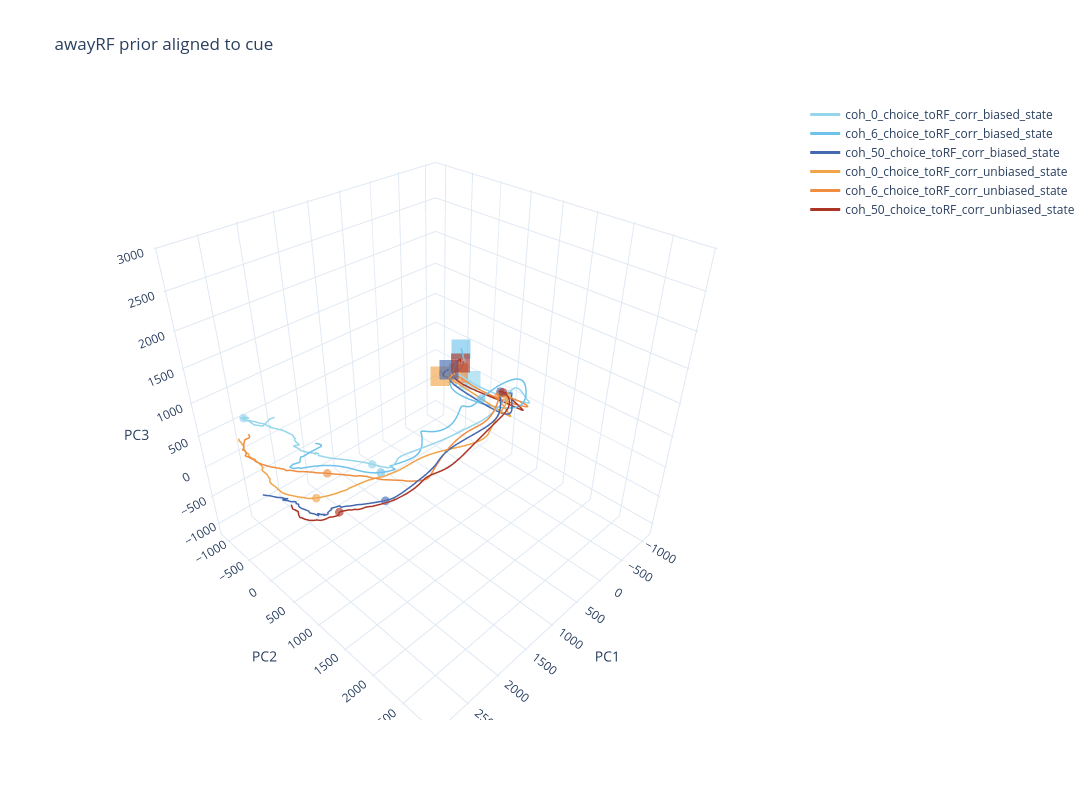

This figure's notebook cell:
### Markdown cell above
#### awayRF sessions

### Code cell
alignment = "cue"
state_values = ["biased_state", "unbiased_state"]  # States

# [x_choice,y_choice,z_choice] = awayRF_pc_weights[alignment][:,:3].T @ choice_axis['awayRF_prior'][alignment]
# [x_stimulus,y_stimulus,z_stimulus] = awayRF_pc_weights[alignment][:,:3].T @ stimulus_axis['awayRF_prior'][alignment]
# [x_bias,y_bias,z_bias] = awayRF_pc_weights[alignment][:,:3].T @ bias_axis['awayRF_prior'][alignment]

# Define colors for each coherence level
alignment_dict = ephys_config["alignment_settings_GP"][alignment]
conditions = [
	"coh_0_choice_toRF_corr",
	"coh_6_choice_toRF_corr",
	# "coh_20_choice_toRF_corr",
	"coh_50_choice_toRF_corr",
	# "coh_0_choice_awayRF_corr",
	# "coh_6_choice_awayRF_corr",
	# "coh_20_choice_awayRF_corr",
	# "coh_50_choice_awayRF_corr"
]

if alignment == "response":
	timepoints_list = np.arange(0, alignment_dict["end_time_ms"] - alignment_dict["start_time_ms"] + 1, 50)
else:
	timepoints_list = np.arange(0, alignment_dict["end_time_ms"] - alignment_dict["start_time_ms"] + 1, 100)

#trim projection to onset time
mean_bias_projection = pc_projection_biased_state_awayRF_prior["mean"][alignment]
mean_unbias_projection = pc_projection_unbiased_state_awayRF_prior["mean"][alignment]
for key in mean_projection:
    mean_bias_projection[key] = mean_bias_projection[key][:,- alignment_dict["start_time_ms"]:]
    mean_unbias_projection[key] = mean_unbias_projection[key][:,- alignment_dict["start_time_ms"]:]
onset_time = 0
timepoints_list=np.arange(100, alignment_dict["end_time_ms"]  + 1, 100)

# Create a figure
fig = go.Figure()
plot_pca_projection(fig, conditions, state_values,
                    mean_bias_projection, mean_unbias_projection,
                    timepoints_list=timepoints_list, onset_time = onset_time,axes=(0,1,2))
magnif = 50
# add_axis_arrow(fig,x_stimulus*magnif,y_stimulus*magnif,z_stimulus*magnif,color = 'black',legend='Stimulus Axis')
# add_axis_arrow(fig,x_choice*magnif,y_choice*magnif,z_choice*magnif,color = 'red',legend='Choice Axis')
# add_axis_arrow(fig,x_bias*magnif,y_bias*magnif,z_bias*magnif,color = 'blue',legend='Bias Axis')

fig.update_layout(width=1200, height=800, title=f"awayRF prior aligned to {alignment}")

fig.show()
fig.write_html("PCA - awayRF prior.html")

### Figure 1 — Plotly figure (JSON) as saved in the notebook; plotly's stock layout.template omitted (floating-point values rounded to 4 significant figures; data arrays with more than 128 entries replaced by an {"elided": "..."} marker saying what was removed)
{"data": [{"line": {"dash": "solid", "width": 3}, "marker": {"color": "#96D6EC", "opacity": 1, "size": 2, "symbol": "circle"}, "mode": "lines", "name": "coh_0_choice_toRF_corr_biased_state", "opacity": 1, "showlegend": true, "type": "scatter3d", "x": {"elided": "801 float values"}, "y": {"elided": "801 float values"}, "z": {"elided": "801 float values"}}, {"line": {"dash": "solid", "width": 3}, "marker": {"color": "#6FC3EB", "opacity": 1, "size": 2, "symbol": "circle"}, "mode": "lines", "name": "coh_6_choice_toRF_corr_biased_state", "opacity": 1, "showlegend": true, "type": "scatter3d", "x": {"elided": "801 float values"}, "y": {"elided": "801 float values"}, "z": {"elided": "801 float values"}}, {"line": {"dash": "solid", "width": 3}, "marker": {"color": "#4469B1", "opacity": 1, "size": 2, "symbol": "circle"}, "mode": "lines", "name": "coh_50_choice_toRF_corr_biased_state", "opacity": 1, "showlegend": true, "type": "scatter3d", "x": {"elided": "801 float values"}, "y": {"elided": "801 float values"}, "z": {"elided": "801 float values"}}, {"line": {"dash": "solid", "width": 3}, "marker": {"color": "#F2A448", "opacity": 1, "size": 2, "symbol": "circle"}, "mode": "lines", "name": "coh_0_choice_toRF_corr_unbiased_state", "opacity": 1, "showlegend": true, "type": "scatter3d", "x": {"elided": "801 float values"}, "y": {"elided": "801 float values"}, "z": {"elided": "801 float values"}}, {"line": {"dash": "solid", "width": 3}, "marker": {"color": "#EF8D41", "opacity": 1, "size": 2, "symbol": "circle"}, "mode": "lines", "name": "coh_6_choice_toRF_corr_unbiased_state", "opacity": 1, "showlegend": true, "type": "scatter3d", "x": {"elided": "801 float values"}, "y": {"elided": "801 float values"}, "z": {"elided": "801 float values"}}, {"line": {"dash": "solid", "width": 3}, "marker": {"color": "#AC3626", "opacity": 1, "size": 2, "symbol": "circle"}, "mode": "lines", "name": "coh_50_choice_toRF_corr_unbiased_state", "opacity": 1, "showlegend": true, "type": "scatter3d", "x": {"elided": "801 float values"}, "y": {"elided": "801 float values"}, "z": {"elided": "801 float values"}}, {"line": {"dash": "solid", "width": 2}, "marker": {"color": "#96D6EC", "opacity": 0.8, "size": 5, "symbol": "circle"}, "mode": "markers", "name": " ", "opacity": 0.8, "showlegend": false, "type": "scatter3d", "x": [-815.1], "y": [665.6], "z": [206.6]}, {"line": {"dash": "solid", "width": 2}, "marker": {"color": "#F2A448", "opacity": 0.8, "size": 5, "symbol": "circle"}, "mode": "markers", "name": " ", "opacity": 0.8, "showlegend": false, "type": "scatter3d", "x": [-631.3], "y": [774.8], "z": [306.3]}, {"line": {"dash": "solid", "width": 2}, "marker": {"color": "#6FC3EB", "opacity": 0.8, "size": 5, "symbol": "circle"}, "mode": "markers", "name": " ", "opacity": 0.8, "showlegend": false, "type": "scatter3d", "x": [-404.1], "y": [505.0], "z": [246.6]}, {"line": {"dash": "solid", "width": 2}, "marker": {"color": "#EF8D41", "opacity": 0.8, "size": 5, "symbol": "circle"}, "mode": "markers", "name": " ", "opacity": 0.8, "showlegend": false, "type": "scatter3d", "x": [-496.7], "y": [736.9], "z": [359.5]}, {"line": {"dash": "solid", "width": 2}, "marker": {"color": "#4469B1", "opacity": 0.8, "size": 5, "symbol": "circle"}, "mode": "markers", "name": " ", "opacity": 0.8, "showlegend": false, "type": "scatter3d", "x": [-636.3], "y": [652.1], "z": [327.5]}, {"line": {"dash": "solid", "width": 2}, "marker": {"color": "#AC3626", "opacity": 0.8, "size": 5, "symbol": "circle"}, "mode": "markers", "name": " ", "opacity": 0.8, "showlegend": false, "type": "scatter3d", "x": [-595.8], "y": [730.8], "z": [371.1]}, {"line": {"dash": "solid", "width": 2}, "marker": {"color": "#96D6EC", "opacity": 0.8, "size": 5, "symbol": "circle"}, "mode": "markers", "name": " ", "opacity": 0.8, "showlegend": false, "type": "scatter3d", "x": [1247.0], "y": [36.66], "z": [-256.9]}, {"line": {"dash": "solid", "width": 2}, "marker": {"color": "#F2A448", "opacity": 0.8, "size": 5, "symbol": "circle"}, "mode": "markers", "name": " ", "opacity": 0.8, "showlegend": false, "type": "scatter3d", "x": [2225.0], "y": [84.49], "z": [-212.8]}, {"line": {"dash": "solid", "width": 2}, "marker": {"color": "#6FC3EB", "opacity": 0.8, "size": 5, "symbol": "circle"}, "mode": "markers", "name": " ", "opacity": 0.8, "showlegend": false, "type": "scatter3d", "x": [1229.0], "y": [185.4], "z": [-324.3]}, {"line": {"dash": "solid", "width": 2}, "marker": {"color": "#EF8D41", "opacity": 0.8, "size": 5, "symbol": "circle"}, "mode": "markers", "name": " ", "opacity": 0.8, "showlegend": false, "type": "scatter3d", "x": [1978.0], "y": [26.14], "z": [14.48]}, {"line": {"dash": "solid", "width": 2}, "marker": {"color": "#4469B1", "opacity": 0.8, "size": 5, "symbol": "circle"}, "mode": "markers", "name": " ", "opacity": 0.8, "showlegend": false, "type": "scatter3d", "x": [1678.0], "y": [787.6], "z": [-157.8]}, {"line": {"dash": "solid", "width": 2}, "marker": {"color": "#AC3626", "opacity": 0.8, "size": 5, "symbol": "circle"}, "mode": "markers", "name": " ", "opacity": 0.8, "showlegend": false, "type": "scatter3d", "x": [2322.0], "y": [692.1], "z": [10.63]}, {"line": {"dash": "solid", "width": 2}, "marker": {"color": "#96D6EC", "opacity": 0.8, "size": 5, "symbol": "circle"}, "mode": "markers", "name": " ", "opacity": 0.8, "showlegend": false, "type": "scatter3d", "x": [2429.0], "y": [-1051.0], "z": [563.3]}, {"line": {"dash": "solid", "width": 2}, "marker": {"color": "#96D6EC", "opacity": 0.8, "size": 10, "symbol": "square"}, "mode": "markers", "name": " ", "opacity": 0.8, "showlegend": false, "type": "scatter3d", "x": [-975.3], "y": [-219.5], "z": [-38.57]}, {"line": {"dash": "solid", "width": 2}, "marker": {"color": "#F2A448", "opacity": 0.8, "size": 10, "symbol": "square"}, "mode": "markers", "name": " ", "opacity": 0.8, "showlegend": false, "type": "scatter3d", "x": [-625.2], "y": [-533.3], "z": [55.47]}, {"line": {"dash": "solid", "width": 2}, "marker": {"color": "#6FC3EB", "opacity": 0.8, "size": 10, "symbol": "square"}, "mode": "markers", "name": " ", "opacity": 0.8, "showlegend": false, "type": "scatter3d", "x": [-1123.0], "y": [-573.0], "z": [305.1]}, {"line": {"dash": "solid", "width": 2}, "marker": {"color": "#EF8D41", "opacity": 0.8, "size": 10, "symbol": "square"}, "mode": "markers", "name": " ", "opacity": 0.8, "showlegend": false, "type": "scatter3d", "x": [-897.5], "y": [-406.3], "z": [45.79]}, {"line": {"dash": "solid", "width": 2}, "marker": {"color": "#4469B1", "opacity": 0.8, "size": 10, "symbol": "square"}, "mode": "markers", "name": " ", "opacity": 0.8, "showlegend": false, "type": "scatter3d", "x": [-744.9], "y": [-457.7], "z": [151.9]}, {"line": {"dash": "solid", "width": 2}, "marker": {"color": "#AC3626", "opacity": 0.8, "size": 10, "symbol": "square"}, "mode": "markers", "name": " ", "opacity": 0.8, "showlegend": false, "type": "scatter3d", "x": [-1124.0], "y": [-577.5], "z": [55.7]}], "layout": {"height": 800, "scene": {"aspectmode": "cube", "xaxis": {"range": [-1197.0, 3020.0], "title": {"text": "PC1"}}, "yaxis": {"range": [-1197.0, 3020.0], "title": {"text": "PC2"}}, "zaxis": {"range": [-1197.0, 3020.0], "title": {"text": "PC3"}}}, "title": {"text": "awayRF prior aligned to cue"}, "width": 1200}}
